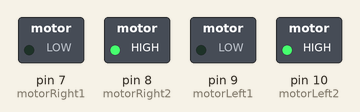
A sketch run on a simulated Arduino Uno, built with avr-gcc and run on an emulated ATmega328P. Parts: switched loads named in the sketch (green lamp = pin HIGH).

Above: at 0.1 s.
Timing chart, 0 to 1.6 s (numbered marks = the images above):
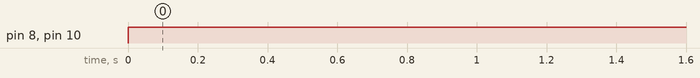

Measured:
- by itself, pin 8 (motorRight2), pin 10 (motorLeft2): LOW → HIGH at 0.00 s

The sketch:

l293d_motor_driver_testing_code.ino
```cpp
// Define the pin numbers
int motorRight1 = 7;
int motorRight2 = 8;
int motorLeft1 = 9;
int motorLeft2 = 10;

void setup() {
    // Set the pin modes of the above IO pins to OUTPUT
    pinMode(motorRight1, OUTPUT);
    pinMode(motorRight2, OUTPUT);
    pinMode(motorLeft1, OUTPUT);
    pinMode(motorLeft2, OUTPUT);
}

void loop() {
    // Turn the motor in one direction
    digitalWrite(motorRight1, LOW);
    digitalWrite(motorLeft1,LOW);
    digitalWrite(motorRight2, HIGH);
    digitalWrite(motorLeft2,HIGH);
}
```
